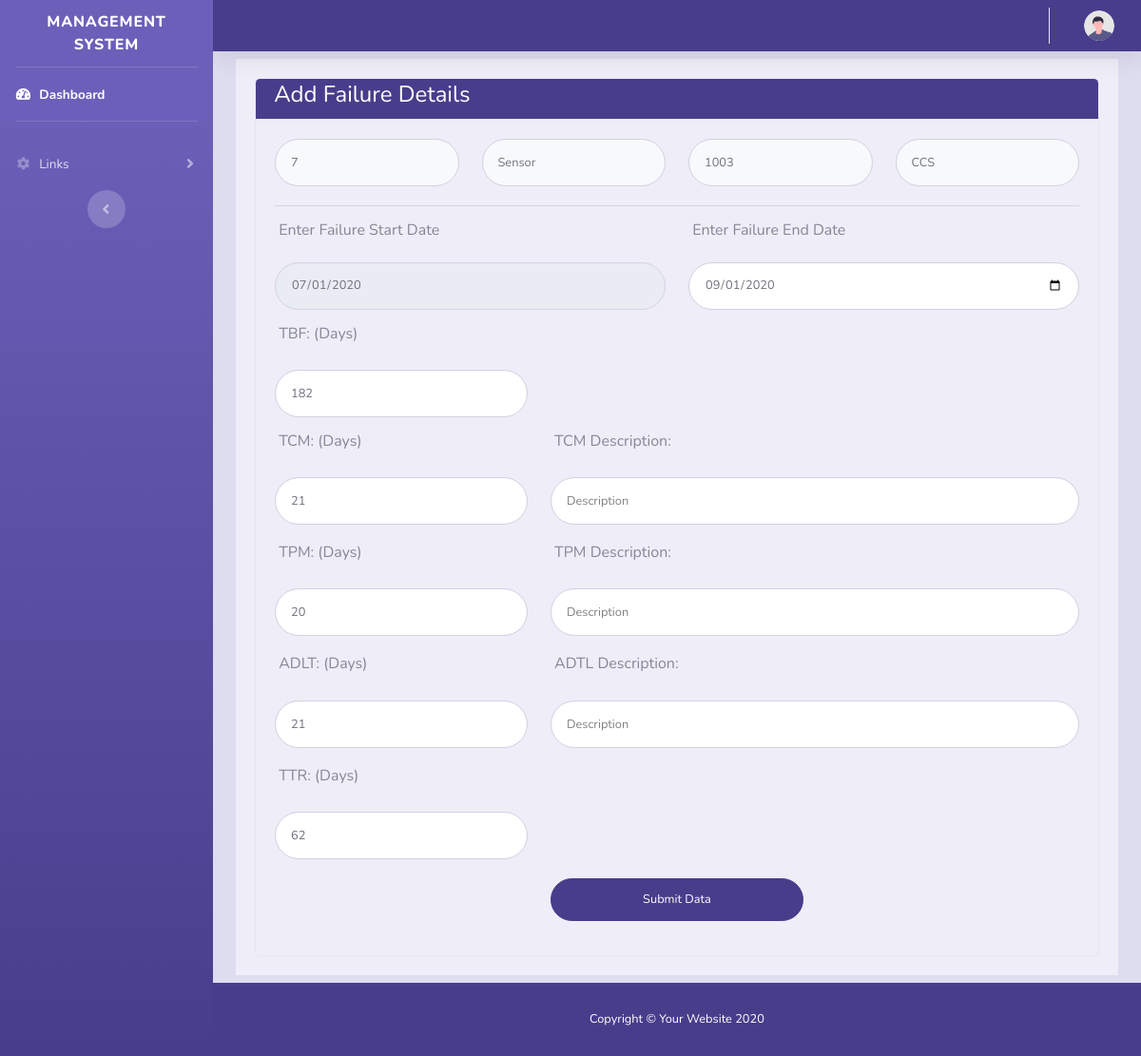
The app's page /manager/update_details/7 with its own data.
### tables this page shows
CREATE TABLE `controller_data_detail` (
  `id` bigint(20) NOT NULL,
  `Controller_Data_ID` bigint(20) NOT NULL,
  `Failure_start_date` date,
  `Failure_end_date` date,  
  `TBF` INT DEFAULT NULL,
  `TCM` INT DEFAULT NULL,
  `TCM_Desc` varchar(1000) DEFAULT NULL,
  `TPM` INT DEFAULT NULL,
  `TPM_Desc` varchar(1000) DEFAULT NULL,
  `ADLT` INT DEFAULT NULL,
  `ADLT_Desc` varchar(1000) DEFAULT NULL,
  `TTR` INT DEFAULT NULL,
  `RegDate` date DEFAULT current_timestamp(),
  `Status` varchar(15)
);

CREATE TABLE `controller_data` (
  `ID` bigint(20) NOT NULL,
  `Controller_type` varchar(30) NOT NULL,
  `Controller_Name` varchar(30) NOT NULL,
  `Controller_Code` varchar(30),
  `Ship_ID` bigint(20),
  `ESWB` varchar(30) NOT NULL,
  `Includes` varchar(50) DEFAULT NULL,
  `Not_Includes` varchar(50) DEFAULT NULL,
  `Associated_Equipment` varchar(50) DEFAULT NULL,
  `MTBF` decimal(8,2) DEFAULT NULL,
  `MTTR` decimal(8,2) DEFAULT NULL,
  `Availability` decimal(8,2) DEFAULT NULL,
  `Reliability` decimal(8,2) DEFAULT NULL,
  `Default_Reliability` decimal(8,2) DEFAULT 0.00,
  `Comission_date` date DEFAULT NULL,
  `Total_Equipped` int
);

### application/views/manager/add_details.php (the view, shortened to what the rows shown need)
<div class="container">
    <div id="form_div" class="card-body bg-custom3 my-2">
        <div class="row">
            <div class="col-lg-12">
                <div class="card bg-custom3">
                    <div class="card-header bg-custom1">
                        <div class="row">
                            <div class="col-sm-11">
                                <h1 class="h4 text-white">Add Failure Details</h1>
                            </div>
                        </div>
                    </div>
                    <div class="card-body">
                        <form class="user" role="form" id="update_form" method="post" action="<?= base_url(); ?>Manager/<?php if ($update == "No") {
                                                                                                                               echo 'add_data';
                                                                                                                           } else {
                                                                                                                               echo 'Update_data';
                                                                                                                           } ?>/<?php if (isset($selected_controller_data['Controller_type'])) {
                                                                                                                                       echo $selected_controller_data['ID'];
                                                                                                                                   } else {
                                                                                                                                       echo "";
                                                                                                                                   }; ?>">
                            <div class="form-group row">
                                <div class="col-sm-3 mb-1">
                                    <input type="text" class="form-control form-control-user bg-light" name="id" id="id" placeholder="ID" value="<?php if (isset($selected_controller_data['ID'])) {
                                                                                                                                                       echo $selected_controller_data['ID'];
                                                                                                                                                   } else {
                                                                                                                                                       echo "";
                                                                                                                                                   }; ?>" disabled>
                                </div>
                                <div class="col-sm-3 mb-1">
                                    <input type="text" class="form-control form-control-user bg-light" name="Controller_type" id="Controller_type" placeholder="Controller Type" value="<?php if (isset($selected_controller_data['Controller_type'])) {
                                                                                                                                                                                               echo $selected_controller_data['Controller_type'];
                                                                                                                                                                                           } else {
                                                                                                                                                                                               echo "";
                                                                                                                                                                                           }; ?>" disabled>
                                </div>
                                <div class="col-sm-3 mb-1">
                                    <input type="text" class="form-control form-control-user bg-light" name="ESWB" id="ESWB" placeholder="ESWB" value="<?php if (isset($selected_controller_data['ESWB'])) {
                                                                                                                                                           echo $selected_controller_data['ESWB'];
                                                                                                                                                       } else {
                                                                                                                                                           echo "";
                                                                                                                                                       }; ?>" disabled>
                                </div>
                                <div class="col-sm-3 mb-1">
                                    <input type="text" class="form-control form-control-user bg-light" name="Name" id="Name" placeholder="Name" value="<?php if (isset($selected_controller_data['Controller_Name'])) {
                                                                                                                                                           echo $selected_controller_data['Controller_Name'];
                                                                                                                                                       } else {
                                                                                                                                                           echo "";
                                                                                                                                                       }; ?>" disabled>
                                </div>
                            </div>
                            <div class="form-group row">
                                <div class="col-sm-6">
                                    <input type="date" class="form-control form-control-user" name="failure_start_date" id="Failure_start_date" placeholder="Failure Start Date*" value="<?php if (isset($selected_controller_data['Failure_start_date'])) {
                                                                                                                                                                                               echo $selected_controller_data['Failure_start_date'];
                                                                                                                                                                                           } else {
                                                                                                                                                                                               echo "";
                                                                                                                                                                                           }; ?>" <?php if ($update == "Yes") { ?> readonly <?php } ?>>
                                </div>
                                <div class="col-sm-6">
                                    <input type="date" class="form-control form-control-user" name="failure_end_date" id="Failure_end_date" placeholder="Failure End Date*" value="<?php if (isset($selected_controller_data['Failure_end_date'])) {
                                                                                                                                                                                       echo $selected_controller_data['Failure_end_date'];
                                                                                                                                                                                   } else {
                                                                                                                                                                                       echo "";
                                                                                                                                                                                   }; ?>">
                                </div>
                            </div>
                            <div class="form-group row">
                                <div class="col-sm-4">
                                    <input type="text" class="form-control form-control-user" value="<?php if (isset($selected_controller_data['TBF'])) {
                                                                                                           echo $selected_controller_data['TBF'];
                                                                                                       } else {
                                                                                                           echo "";
                                                                                                       }; ?>" name="TBF" id="TBF" placeholder="TBF*">
                                </div>
                            </div>
                            <div class="form-group row">
                                <div class="col-sm-4 mb-1">
                                    <input type="text" class="form-control form-control-user" value="<?php if (isset($selected_controller_data['TCM'])) {
                                                                                                           echo $selected_controller_data['TCM'];
                                                                                                       } else {
                                                                                                           echo "";
                                                                                                       }; ?>" name="TCM" id="TCM" placeholder="TCM*">
                                </div>
                                <div class="col-sm-8">
                                    <input type="text" class="form-control form-control-user" value="<?php if (isset($selected_controller_data['TCM_Desc'])) {
                                                                                                           echo $selected_controller_data['TCM_Desc'];
                                                                                                       } else {
                                                                                                           echo "";
                                                                                                       }; ?>" name="TCM_Desc" id="TCM_Desc" placeholder="Description">
                                </div>
                            </div>
                            <div class="form-group row">
                                <div class="col-sm-4">
                                    <input type="text" class="form-control form-control-user" value="<?php if (isset($selected_controller_data['TPM'])) {
                                                                                                           echo $selected_controller_data['TPM'];
                                                                                                       } else {
                                                                                                           echo "";
                                                                                                       }; ?>" name="TPM" id="TPM" placeholder="TPM*">
                                </div>
                                <div class="col-sm-8 mb-1">
                                    <input type="text" class="form-control form-control-user" value="<?php if (isset($selected_controller_data['TPM_Desc'])) {
                                                                                                           echo $selected_controller_data['TPM_Desc'];
                                                                                                       } else {
                                                                                                           echo "";
                                                                                                       }; ?>" name="TPM_Desc" id="TPM_Desc" placeholder="Description">
                                </div>
                            </div>
                            <div class="form-group row">
                                <div class="col-sm-4 mb-1">
                                    <input type="text" class="form-control form-control-user" value="<?php if (isset($selected_controller_data['ADLT'])) {
                                                                                                           echo $selected_controller_data['ADLT'];
                                                                                                       } else {
                                                                                                           echo "";
                                                                                                       }; ?>" name="ADLT" id="ADLT" placeholder="ADLT*">
                                </div>
                                <div class="col-sm-8 mb-1">
                                    <input type="text" class="form-control form-control-user" value="<?php if (isset($selected_controller_data['ADLT_Desc'])) {
                                                                                                           echo $selected_controller_data['ADLT_Desc'];
                                                                                                       } else {
                                                                                                           echo "";
                                                                                                       }; ?>" name="ADLT_Desc" id="ADLT_Desc" placeholder="Description">
                                </div>
                            </div>
                            <div class="form-group row">
                                <div class="col-sm-4 mb-1">
                                    <input type="text" class="form-control form-control-user" value="<?php if (isset($selected_controller_data['TTR'])) {
                                                                                                           echo $selected_controller_data['TTR'];
                                                                                                       } else {
                                                                                                           echo "";
                                                                                                       }; ?>" name="TTR" id="TTR" placeholder="TTR*">
                                </div>
                            </div>
                        </form>
                    </div>
                </div>
            </div>
        </div>
    </div>
</div>
</div>

### records on screen
controller_data_detail: id "7", Controller_type "Sensor", ESWB "1003", Name "CCS", failure_start_date "07/01/2020", failure_end_date "09/01/2020", TBF "182", TCM "21", TPM "20", ADLT "21", TTR "62"
